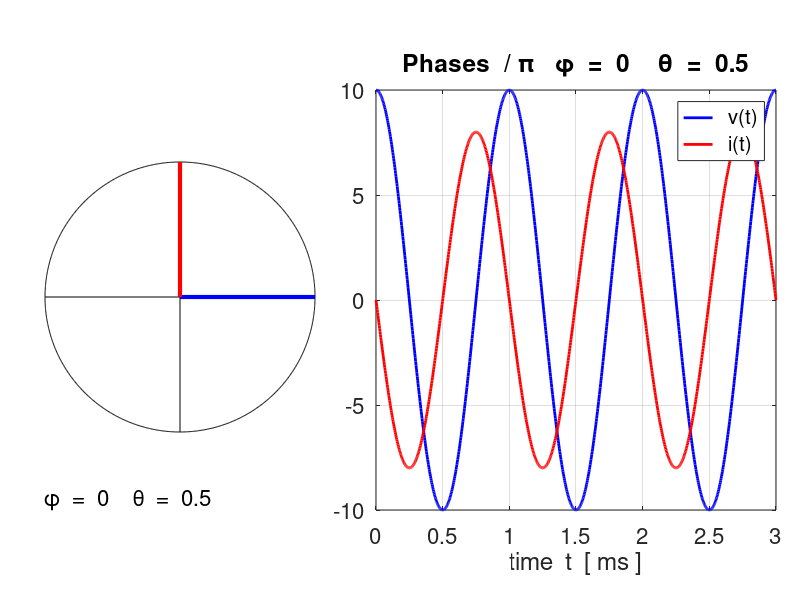

This chart was generated by the following MATLAB code:
% Cac1.m

% ac circuit modeling and analysis 
% Ian Cooper
% School of Physics, University of Sydney
% email: ian.cooper@sydney.edu.au
% http://www.physics.usyd.edu.au/teach_res/mp/mphome.htm
% 180107 


clear all
close all
clc

% ========================================================================
%   INPUTS   default values [ ]
% =======================================================================

% Voltage #1 and current #2 [10 8] [1000 1000]   [0 pi/2] 
   V = [10 8];
   f = [1000 1000];
   phi = [0 pi/2];
% time
   N = 1000;
   T = 1/f(1);
   tMax = 3*T;
   t = linspace(0,tMax,N);
   w = (2*pi).*f;

% =======================================================================  
%   VOLTAGE CALCULATIONS
% =======================================================================   
    v1 = V(1) .* exp(1i*(w(1)*t + phi(1)));
    v2 = V(2) .* exp(1i*(w(2)*t + phi(2)));


% =======================================================================
%   GRAPHICS
% =======================================================================
   fss = 16;
figure(1)   
   pos = [0.1 0.1 0.50 0.4];
   set(gcf,'Units','normalized');
   set(gcf,'Position',pos);
   set(gcf,'color','w');

   pos1 = [0.47 0.15 0.5 0.7];
   ax1 = subplot('Position',pos1);
   
   xP = t.*1e3; yP = real(v1);        
   plot(xP, yP,'b','linewidth',2);   
   hold on
   yP = real(v2);                     
   plot(xP, yP,'r','linewidth',2);   
  
   grid on
   xlabel('time  t  [ ms ]')
   legend('  v(t)','  i(t)');
  
     tm1 = 'Phases  / \pi   ';
     tm2 = '\phi  =  ';
     tm3 = num2str(phi(1)/pi,2);
     tm4 = '    \theta  =  ';
     tm5 = num2str(phi(2)/pi,2);
     tm = [tm1 tm2 tm3 tm4 tm5];
   title(tm);
   set(gca,'fontsize',fss)
   
   pos2 = [0.00 0.28 0.45 0.45];
   ax2 = subplot('Position',pos2);
   
   A = linspace(0,2*pi,1000);   % plot circle
   x = cos(A); y = sin(A);
   plot(x,y,'k');
   hold on
   x = [-1 1]; y = [0 0];       % plot axes
   plot(x,y,'k');
   y = [-1 1]; x = [0 0];
   plot(x,y,'k');
   
% v1 phasor   
   x = cos(phi(1)); y = sin(phi(1));
   xP = [0 x]; yP = [y y];
   plot(xP, yP,'b','linewidth',1);
   xP = [0 x]; yP = [0 y];
   plot(xP,yP,'b','linewidth',3);
%    xP = [x x]; yP = [0 y];
%    plot(xP, yP,'b','linewidth',1); 
%   xP = [0 x]; yP = [0 0];
%   plot(xP, yP,'b','linewidth',3)

   % v2 phasor  
    x = cos(phi(2)); y = sin(phi(2));
    xP = [0 x]; yP = [y y];
    plot(xP, yP,'r','linewidth',1);
    xP = [0 x]; yP = [0 y];
    plot(xP,yP,'r','linewidth',3);
     
%   xP = [0 x]; yP = [0 0];
%   plot(xP, yP,'r','linewidth',3)
   
   axis square
   axis off
   tm = [tm2 tm3 tm4 tm5];
   text(-1,-1.5,tm,'fontsize',16);
